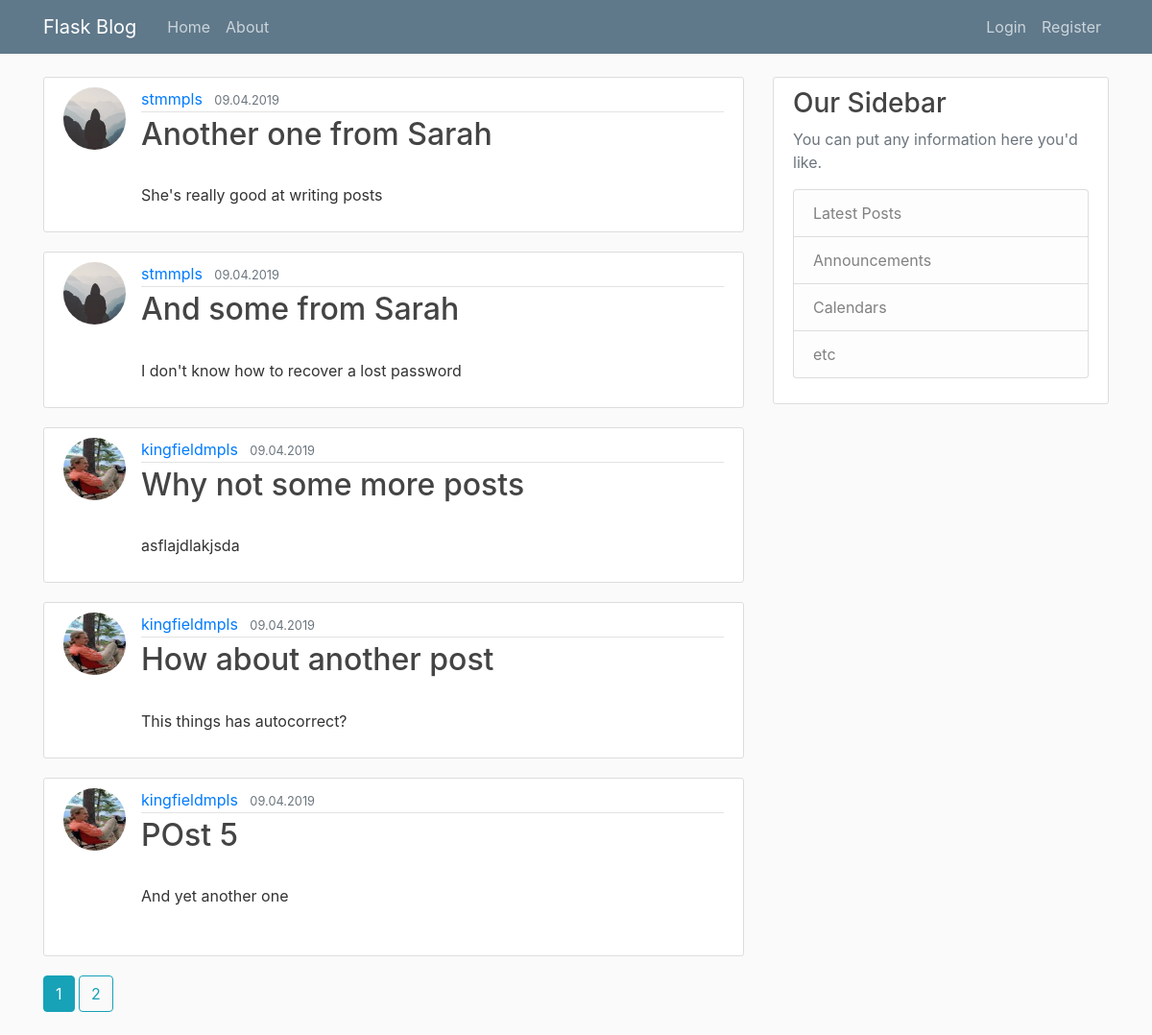
Page /home on the earlier database version.
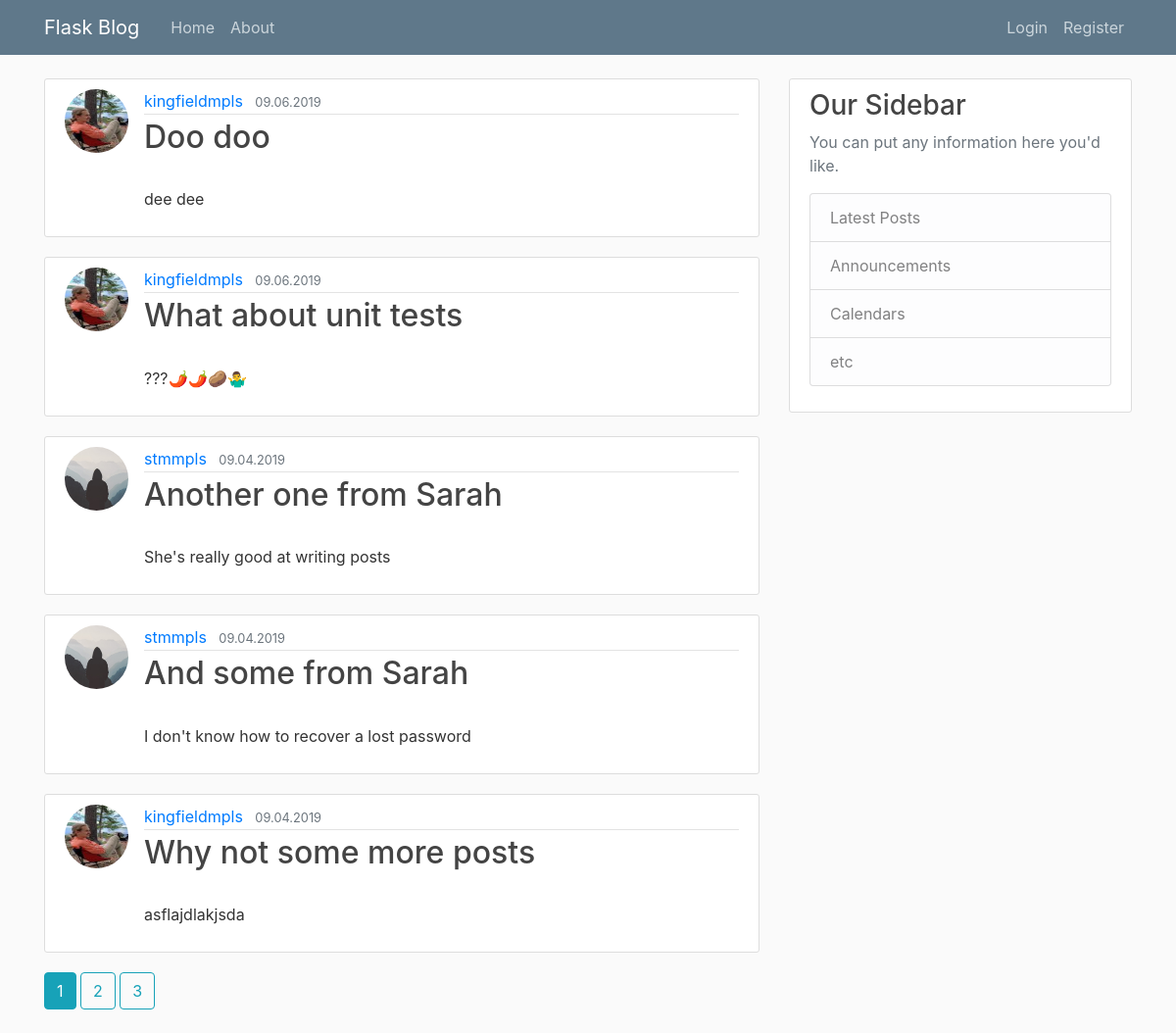
Same page on the later database version.
### flaskblog/models.py (models this page shows, shortened)
class Post(db.Model):
    id = db.Column(db.Integer, primary_key=True)
    title = db.Column(db.String(100), nullable=False)
    date_posted = db.Column(db.DateTime, nullable=False, default=datetime.utcnow)
    content = db.Column(db.Text, nullable=False)
    user_id = db.Column(db.Integer, db.ForeignKey("user.id"), nullable=False)

class User(db.Model, UserMixin):
    id = db.Column(db.Integer, primary_key=True)
    username = db.Column(db.String(20), unique=True, nullable=False)
    email = db.Column(db.String(120), unique=True, nullable=False)
    image_file = db.Column(db.String(20), nullable=False, default="default.jpg")
    password = db.Column(db.String(60), nullable=False)
    posts = db.relationship("Post", backref="author", lazy=True)

### flaskblog/main/routes.py (the view)
@main.route("/")
@main.route("/home")
def home():
    page = request.args.get("page", 1, type=int)
    posts = Post.query.order_by(Post.date_posted.desc()).paginate(page=page, per_page=5)
    return render_template("home.html", posts=posts)

### flaskblog/templates/home.html (shortened to what this page needs)
{% extends "layout.html" %}
{% block content %}
{% for post in posts.items %}
<article class="media content-section">
    <img class="rounded-circle article-img"
        src="{{ url_for('static', filename='profile_pics/' + post.author.image_file) }}">
    <div class="media-body">
        <div class="article-metadata">
            <a class="mr-2" href="{{ url_for('users.user_posts', username=post.author.username) }}">
                {{  post.author.username }}
            </a>
            <small class="text-muted">
                {{ post.date_posted.strftime("%m.%d.%Y") }}
            </small>
        </div>
        <h2>
            <a class="article-title" href="{{ url_for('posts.post', post_id=post.id) }}">
                {{ post.title }}
            </a>
        </h2>
        <p class="article-content">
            {{ post.content }}
        </p>
    </div>
</article>
{% endfor %}
{% for page_num in posts.iter_pages() %}
{% if page_num %}
{% if posts.page == page_num %}
<a class="btn btn-info mb-4" href="{{ url_for('main.home', page=page_num)  }}">{{ page_num }}</a>
{% else %}
<a class="btn btn-outline-info mb-4" href="{{ url_for('main.home', page=page_num)  }}">{{ page_num }}</a>
{% endif %}
{% endif %}
{% endfor %}
{% endblock content %}

Differences in the rows shown:
no longer on this page (row unchanged): Post: image_file (picture), author.username "kingfieldmpls", date_posted "09.04.2019", title "How about another post", content "This things has autocorrect?"
no longer on this page (row unchanged): Post: image_file (picture), author.username "kingfieldmpls", date_posted "09.04.2019", title "POst 5", content "And yet another one"
added Post: image_file (picture), author.username "kingfieldmpls", date_posted "09.06.2019", title "Doo doo", content "dee dee"
added Post: image_file (picture), author.username "kingfieldmpls", date_posted "09.06.2019", title "What about unit tests", content "???🌶🌶🥔🤷‍♂️"
Other differences:
new list line: "3"
